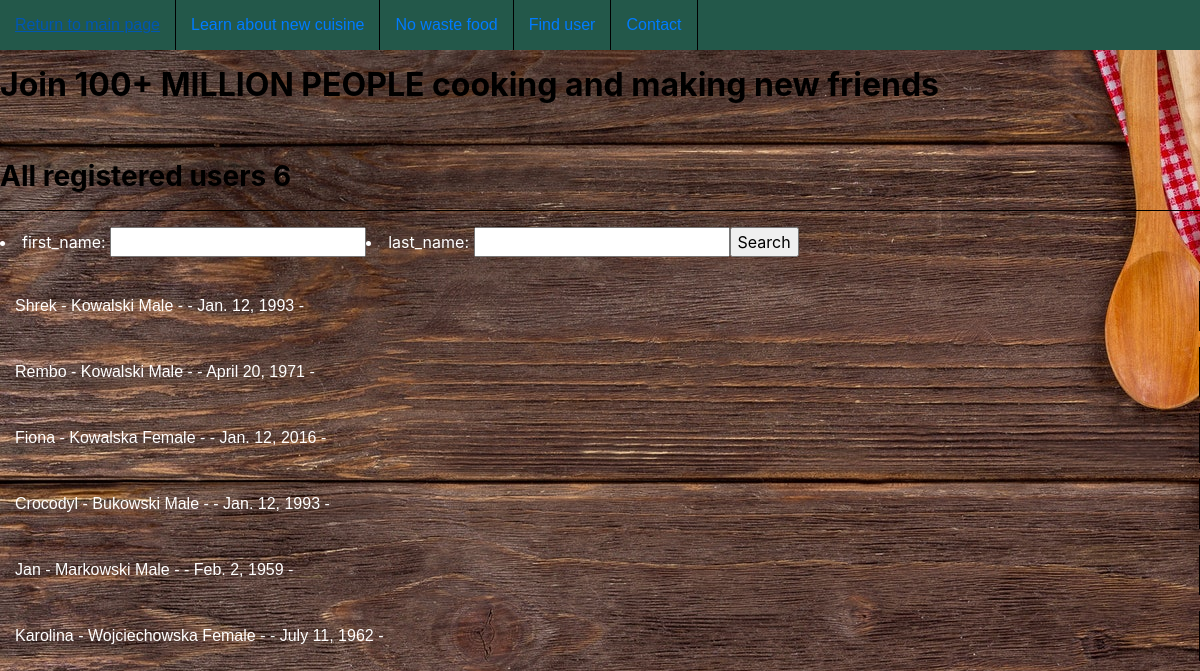
The app's page /meet/ with its own data.
### cooking/models.py (models this page shows, shortened)
class CustomUser(User):
    GENDER_CHOICES = (
        ('M', 'Male'),
        ('F', 'Female'),
    )
    gender = models.CharField(max_length=1, choices=GENDER_CHOICES, default='M')
    birth_date = models.DateField(blank=True, null=True)
    language_1 = models.CharField(max_length=32)
    language_2 = models.CharField(max_length=32, blank=True, null=True)
    language_3 = models.CharField(max_length=32, blank=True, null=True)
    country = CountryField(default='')

### cooking/views.py (the view, shortened to what this page needs)
# urls.py: path('meet/',MeetView.as_view(), name="meet"),
class MeetView(View):
    def get(self, request):
        users = CustomUser.objects.all()
        count = CustomUser.objects.count()
        form = UserSearchForm(request.POST)
        ctx = {
            'users': users,
            "count": count,
            "form": form,
        }
        return render(request, 'meet.html', ctx)

### cooking/forms.py
class UserSearchForm(forms.Form):
    first_name = forms.CharField(label='first_name', min_length=3, max_length=64,required=False)
    last_name = forms.CharField(label='last_name', min_length=3, max_length=64,required=False)

### cooking/templates/meet.html (shortened to what this page needs)
{% load static %}
<!DOCTYPE html>
<html lang="en">
<head>
<link rel="stylesheet" type="text/css" href="{% static 'CSS/meet.css' %}">
<link rel="stylesheet" href="https://stackpath.bootstrapcdn.com/bootstrap/4.1.3/css/bootstrap.min.css">
</head>
<body>
<ul>
<li id="nav"><a href="/" id="nava">Return to main page</a></li>
<li id="nav"> <a href="/cuisine/" id="nava">Learn about new cuisine</a></li>
<li id="nav"><a href="/waste_food/" id="nava">No waste food</a></li>
<li id="nav"><a href="{% url 'user_search' %}" id="nava">Find user</a></li>
<li id="nav"><a href="/contact/" id="nava">Contact</a></li>
</ul>
<h2 style="color: black; font-weight: bold">Join 100+ MILLION PEOPLE cooking and making new friends</h2>
<br>
<br>
<h3 style="color: black; font-weight: bold">All registered users {{count}}</h3>
<hr style="background-color: black">
    <form action="" method="post" style="color: white">
        {{ form.as_ul }}
        <input type="submit" value="Search" />
    </form>
     <br>
{% for user in users %}
<p><a  href="/user_detail/{{ user.id }}" style="color: white"> {{user.username}}  - {{user.last_name}} {{user.get_gender_display}} - {{user.languages}} - {{user.birth_date}} - </a ></p>
{% endfor %}
</body>
</html>

### cooking/static/CSS/meet.css (style rules this page uses)
body { background-image: url("table.jpg"); }
ul { list-style: none; margin: 0; padding-left: 0; margin-top:25px; background:#23584a; height: 50px; }
a { text-decoration: none; background:#23584a; color:#fff; padding:0px 15px; font-family: arial; line-height:50px; display: block; border-right: 1px solid black; -moz-transition: all 0.3s 0.01s ease; -o-transition: all 0.3s 0.01s ease; -webkit-transition: all 0.3s 0.01s ease; }
li { float:left; }

### cooking/templates/meet.html (style rules this page uses)
body { background-image: url("/static/table.jpg"); }

### records on screen
CustomUser: username "Shrek", last_name "Kowalski", gender "Male", birth_date "Jan. 12, 1993"
CustomUser: username "Rembo", last_name "Kowalski", gender "Male", birth_date "April 20, 1971"
CustomUser: username "Fiona", last_name "Kowalska", gender "Female", birth_date "Jan. 12, 2016"
CustomUser: username "Crocodyl", last_name "Bukowski", gender "Male", birth_date "Jan. 12, 1993"
CustomUser: username "Jan", last_name "Markowski", gender "Male", birth_date "Feb. 2, 1959"
CustomUser: username "Karolina", last_name "Wojciechowska", gender "Female", birth_date "July 11, 1962"

### other values on screen
{{ count }} "6"
